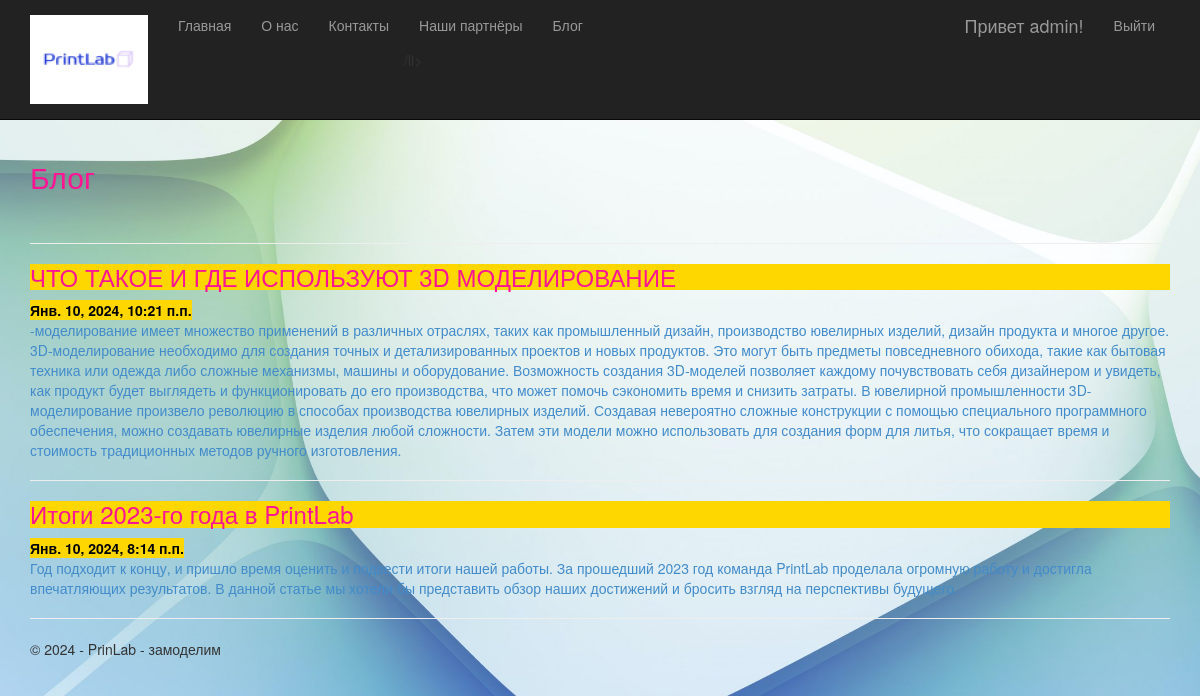
Page /blog/ (signed in) on the committed database.
### app/models.py (models this page shows, shortened)
class Blog(models.Model):
    title = models.CharField(max_length = 100, unique_for_date = "posted", verbose_name = "Заголовок")
    description = models.TextField (verbose_name = "Краткое содержание")
    content = models.TextField (verbose_name = "Полное содержание")
    posted = models.DateTimeField (default = datetime.now(), db_index = True, verbose_name = "Опубликована")
    image = models.FileField(default = 'temp.jpg', verbose_name = "Путь к картинке")
    class Meta: # метаданные — вложенный класс, который задает дополнительные параметры модели:
        db_table = "Posts" # имя таблицы для модели
        ordering = ["-posted"] # порядок сортировки данных в модели ("–" означает по убыванию)
        verbose_name = "статья блога" # имя, под которым модель будет отображаться в административном разделе (для одной статьи блога)
        verbose_name_plural = "статьи блога" # тоже для всех статей блога

### app/views.py (the view)
# urls.py: path('blog/', views.blog, name='blog'),
def blog(request):
    assert isinstance(request, HttpRequest)
    posts = Blog.objects.order_by('-posted') # запрос на выбор всех статей из модели, отсортированных по убыванию даты опубликования
    return render(
        request,
        'app/blog.html',
        { # параметр в {} — данные для использования в шаблоне.
            'title':'Блог',
            'posts': posts, # передача списка статей в шаблон веб-страницы
            'year':datetime.now().year,
        }
    )

### app/templates/app/blog.html
﻿{% extends "app/layout.html" %}
{% block content %}
<h2>{{ title }}</h2>
<br />
{% for post in posts %}
<hr />
<div class="">
    <h3> {{post.title}} </h3>
    <p8> {{post.posted}} </p8>
</div>
<p><a href="{% url 'blogpost' parametr=post.id %}">{{ post.description }}</a> </p>
{% endfor %}
{% endblock %}

### app/templates/app/loginpartial.html (shortened to what this page needs)
﻿{% if user.is_authenticated %}
<form id="logoutForm" action="/logout/" method="post" class="navbar-right">
    <ul class="nav navbar-nav navbar-right">
        <li><span class="navbar-brand">Привет {{ user.username }}!</span></li>
        <li><a href="javascript:document.getElementById('logoutForm').submit()">Выйти</a></li>
    </ul>
</form>
{% else %}
<ul class="nav navbar-nav navbar-right">
    <li><a href="{% url 'login' %}">Войти</a></li>
</ul>
{% endif %}

### app/static/app/content/site.css (style rules this page uses)
body { padding-top: 120px; padding-bottom: 20px; background: url(../content/fon1.jpg); background-size: cover; }
p8 { color: black; font-weight: bold; background-color: gold; }
h2 { color: deeppink; }
h3 { color: deeppink; background-color: gold; }

### rows in the picture
Blog: title "ЧТО ТАКОЕ И ГДЕ ИСПОЛЬЗУЮТ 3D МОДЕЛИРОВАНИЕ", posted "Янв. 10, 2024, 10:21 п.п.", description "-моделирование имеет множество применений в различных отраслях, таких как промышленный дизайн, производство ювелирных изделий, дизайн продукта и многое другое. 3D-моделирование необходимо для создания точных и детализированных проектов и новых продуктов. Это могут быть предметы повседневного обихода, такие как бытовая техника или одежда либо сложные механизмы, машины и оборудование. Возможность создания 3D-моделей позволяет каждому почувствовать себя дизайнером и увидеть, как продукт будет выглядеть и функционировать до его производства, что может помочь сэкономить время и снизить затраты. В ювелирной промышленности 3D-моделирование произвело революцию в способах производства ювелирных…"
Blog: title "Итоги 2023-го года в PrintLab", posted "Янв. 10, 2024, 8:14 п.п.", description "Год подходит к концу, и пришло время оценить и подвести итоги нашей работы. За прошедший 2023 год команда PrintLab проделала огромную работу и достигла впечатляющих результатов. В данной статье мы хотели бы представить обзор наших достижений и бросить взгляд на перспективы будущего."

### other values in the picture
{{ user.username }} "admin"
{{ title }} "Блог"
